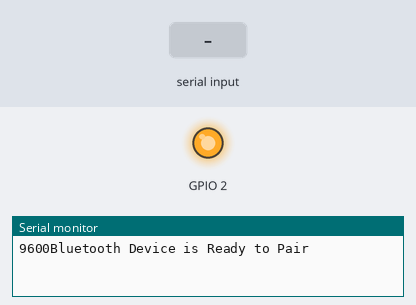
Bench run of a sketch on a simulated ESP32. On the bench: output pins drawn as LEDs (lit = HIGH), the last lines printed to the serial monitor. The test bench sets the inputs (shaded band). Nothing arrives over Bluetooth unless stated.

Above: at 1.2 s.
1.3 s: "0" received over the second serial link
At 1.9 s:
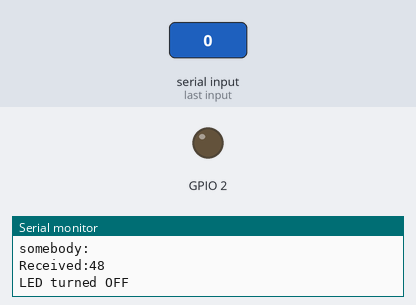
2.8 s: "1" received over the second serial link
At 3.4 s:
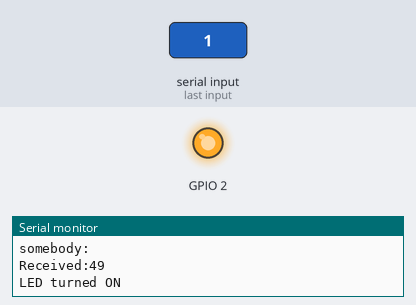
Timing chart, 0 to 5.8 s (numbered marks = the images above; inputs shaded):
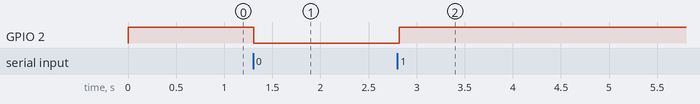

Measured:
- after the input at 1.3 s, GPIO 2: HIGH → LOW at once
- after the input at 2.8 s, GPIO 2: LOW → HIGH at once

The sketch:

sketch_bluetooth.ino
```cpp
#include "BluetoothSerial.h"

BluetoothSerial ESP_BT; // Объект для Bluetooth

void setup() {
  Serial.begin(9600); // Запускаем последовательный монитор со скоростью 9600
  Serial.print(9600);
  ESP_BT.begin("ESP32_LED_Control"); // Задаем имя вашего устройства Bluetooth
  Serial.println("Bluetooth Device is Ready to Pair");  // По готовности сообщаем, что устройство готово к сопряжению

  pinMode (2, OUTPUT);// задаем контакт подключения светодиода как выходной

  digitalWrite(2, HIGH);
  ESP_BT.println("LED turned ON");
}

void loop() {
  int incoming;
  if (ESP_BT.available()) // Проверяем, не получили ли мы что-либо от Bluetooth модуля
  {
    Serial.println("somebody:");
    incoming = ESP_BT.read(); // Читаем, что получили
    Serial.print("Received:"); Serial.println(incoming);

    if (incoming == 49)  // Если значение равно единице, включаем светодиод
        {
        digitalWrite(2, HIGH);
        Serial.println("LED turned ON");
        }

    if (incoming == 48)  // Если значение равно нулю, выключаем светодиод
        {
        digitalWrite(2, LOW);
        Serial.println("LED turned OFF");
        }
  }
  delay(20);
}
```
